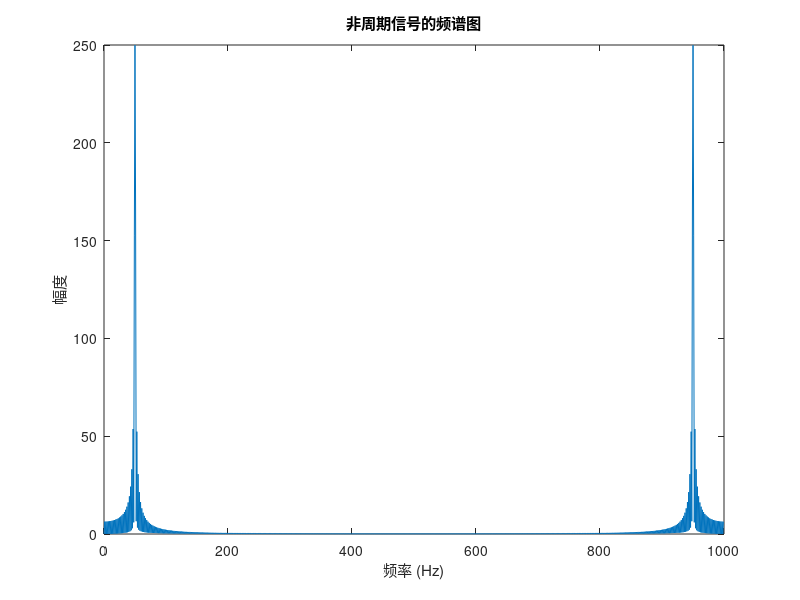

MATLAB code for this plot:
%非周期信号的频谱图
% 生成一个非周期信号
t = 0:0.001:1;
x = sin(2*pi*50*t) .* (t <= 0.5);

% 计算频谱
X = fft(x);
f = (0:length(X)-1)*1000/length(X);

% 绘制频谱图
figure;
plot(f, abs(X));
title('非周期信号的频谱图');
xlabel('频率 (Hz)');
ylabel('幅度');
